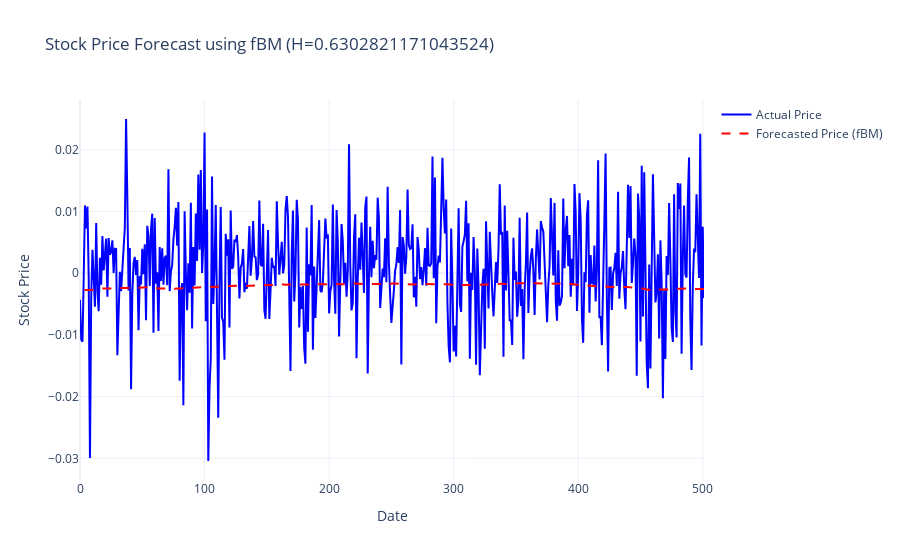

The notebook cell saved with this chart:
### Code cell
generate_fbm(SNP_training_df, SNP_testing_df, vix_hurst_est)

### Figure 1 — Plotly figure (JSON) as saved in the notebook; plotly's stock layout.template omitted (floating-point values rounded to 4 significant figures; data arrays with more than 128 entries replaced by an {"elided": "..."} marker saying what was removed)
{"data": [{"line": {"color": "blue"}, "mode": "lines", "name": "Actual Price", "type": "scatter", "x": {"elided": "502 int values"}, "y": {"elided": "502 float values"}}, {"line": {"color": "red", "dash": "dash"}, "mode": "lines", "name": "Forecasted Price (fBM)", "type": "scatter", "x": {"elided": "502 int values"}, "y": {"elided": "502 float values"}}], "layout": {"title": {"text": "Stock Price Forecast using fBM (H=0.6302821171043524)"}, "xaxis": {"title": {"text": "Date"}}, "yaxis": {"title": {"text": "Stock Price"}}}}
